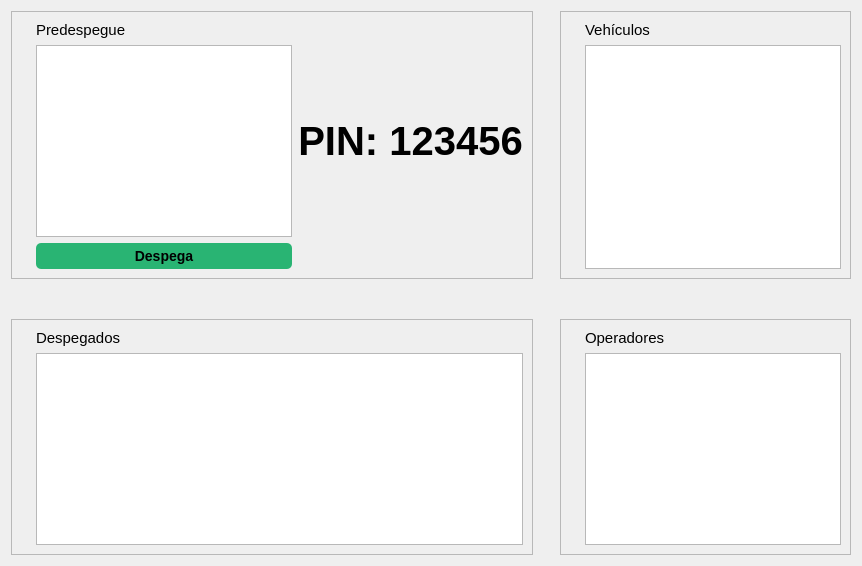
          <widget class="QWidget" name="tabGeneradorPredespegue">
           <attribute name="title">
            <string>6. Despegue</string>
           </attribute>
           <layout class="QGridLayout" name="gridLayout_33">
            <item row="0" column="0">
             <widget class="QFrame" name="frame_37">
              <property name="frameShape">
               <enum>QFrame::StyledPanel</enum>
              </property>
              <property name="frameShadow">
               <enum>QFrame::Raised</enum>
              </property>
              <layout class="QGridLayout" name="gridLayout_7">
               <item row="0" column="0">
                <widget class="QLabel" name="label_103">
                 <property name="font">
                  <font>
                   <pointsize>11</pointsize>
                   <weight>50</weight>
                   <bold>false</bold>
                  </font>
                 </property>
                 <property name="text">
                  <string/>
                 </property>
                 <property name="textFormat">
                  <enum>Qt::AutoText</enum>
                 </property>
                 <property name="pixmap">
                  <pixmap>:/21.png</pixmap>
                 </property>
                 <property name="scaledContents">
                  <bool>false</bool>
                 </property>
                </widget>
               </item>
               <item row="0" column="1">
                <widget class="QLabel" name="label_104">
                 <property name="font">
                  <font>
                   <pointsize>11</pointsize>
                   <weight>50</weight>
                   <bold>false</bold>
                  </font>
                 </property>
                 <property name="text">
                  <string>Predespegue</string>
                 </property>
                </widget>
               </item>
               <item row="1" column="1">
                <widget class="QTableWidget" name="tableWidgetDespeguePredespegue"/>
               </item>
               <item row="1" column="2">
                <widget class="QLabel" name="labelDespeguePIN">
                 <property name="font">
                  <font>
                   <pointsize>30</pointsize>
                   <weight>75</weight>
                   <bold>true</bold>
                  </font>
                 </property>
                 <property name="text">
                  <string>PIN: 123456</string>
                 </property>
                 <property name="alignment">
                  <set>Qt::AlignCenter</set>
                 </property>
                </widget>
               </item>
               <item row="2" column="1">
                <widget class="QPushButton" name="pushButtonDespegueDespega">
                 <property name="styleSheet">
                  <string notr="true">QPushButton#pushButtonDespegueDespega {
background-color: rgb(41, 180, 115);
border-radius: 5px;
font: bold 14px;
padding: 5px;
} </string>
                 </property>
                 <property name="text">
                  <string>Despega</string>
                 </property>
                </widget>
               </item>
              </layout>
             </widget>
            </item>
            <item row="0" column="2">
             <widget class="QFrame" name="frame_38">
              <property name="frameShape">
               <enum>QFrame::StyledPanel</enum>
              </property>
              <property name="frameShadow">
               <enum>QFrame::Raised</enum>
              </property>
              <layout class="QGridLayout" name="gridLayout_60">
               <item row="0" column="0">
                <widget class="QLabel" name="label_105">
                 <property name="font">
                  <font>
                   <pointsize>11</pointsize>
                   <weight>50</weight>
                   <bold>false</bold>
                  </font>
                 </property>
                 <property name="text">
                  <string/>
                 </property>
                 <property name="textFormat">
                  <enum>Qt::AutoText</enum>
                 </property>
                 <property name="pixmap">
                  <pixmap>:/27.png</pixmap>
                 </property>
                 <property name="scaledContents">
                  <bool>false</bool>
                 </property>
                </widget>
               </item>
               <item row="1" column="1">
                <widget class="QTableWidget" name="tableWidgetDespegueVehiculos"/>
               </item>
               <item row="0" column="1">
                <widget class="QLabel" name="label_106">
                 <property name="font">
                  <font>
                   <pointsize>11</pointsize>
                   <weight>50</weight>
                   <bold>false</bold>
                  </font>
                 </property>
                 <property name="text">
                  <string>Vehículos</string>
                 </property>
                </widget>
               </item>
              </layout>
             </widget>
            </item>
            <item row="2" column="0" rowspan="2">
             <widget class="QFrame" name="frame_40">
              <property name="frameShape">
               <enum>QFrame::StyledPanel</enum>
              </property>
              <property name="frameShadow">
               <enum>QFrame::Raised</enum>
              </property>
              <layout class="QGridLayout" name="gridLayout_39">
               <item row="0" column="0">
                <widget class="QLabel" name="label_109">
                 <property name="font">
                  <font>
                   <pointsize>11</pointsize>
                   <weight>50</weight>
                   <bold>false</bold>
                  </font>
                 </property>
                 <property name="text">
                  <string/>
                 </property>
                 <property name="textFormat">
                  <enum>Qt::AutoText</enum>
                 </property>
                 <property name="pixmap">
                  <pixmap>:/21.png</pixmap>
                 </property>
                 <property name="scaledContents">
                  <bool>false</bool>
                 </property>
                </widget>
               </item>
               <item row="0" column="1">
                <widget class="QLabel" name="label_110">
                 <property name="font">
                  <font>
                   <pointsize>11</pointsize>
                   <weight>50</weight>
                   <bold>false</bold>
                  </font>
                 </property>
                 <property name="text">
                  <string>Despegados</string>
                 </property>
                </widget>
               </item>
               <item row="1" column="1">
                <widget class="QTableWidget" name="tableWidgetDespegueDespegados"/>
               </item>
              </layout>
             </widget>
            </item>
            <item row="2" column="2" rowspan="2">
             <widget class="QFrame" name="frame_39">
              <property name="frameShape">
               <enum>QFrame::StyledPanel</enum>
              </property>
              <property name="frameShadow">
               <enum>QFrame::Raised</enum>
              </property>
              <layout class="QGridLayout" name="gridLayout_61">
               <item row="1" column="1">
                <widget class="QTableWidget" name="tableWidgetDespegueOperadores"/>
               </item>
               <item row="0" column="0">
                <widget class="QLabel" name="label_107">
                 <property name="font">
                  <font>
                   <pointsize>11</pointsize>
                   <weight>50</weight>
                   <bold>false</bold>
                  </font>
                 </property>
                 <property name="text">
                  <string/>
                 </property>
                 <property name="textFormat">
                  <enum>Qt::AutoText</enum>
                 </property>
                 <property name="pixmap">
                  <pixmap>:/27.png</pixmap>
                 </property>
                 <property name="scaledContents">
                  <bool>false</bool>
                 </property>
                </widget>
               </item>
               <item row="0" column="1">
                <widget class="QLabel" name="label_108">
                 <property name="font">
                  <font>
                   <pointsize>11</pointsize>
                   <weight>50</weight>
                   <bold>false</bold>
                  </font>
                 </property>
                 <property name="text">
                  <string>Operadores</string>
                 </property>
                </widget>
               </item>
              </layout>
             </widget>
            </item>
            <item row="1" column="1">
             <widget class="QLabel" name="label_50">
              <property name="font">
               <font>
                <pointsize>18</pointsize>
                <weight>75</weight>
                <bold>true</bold>
               </font>
              </property>
              <property name="text">
               <string/>
              </property>
              <property name="pixmap">
               <pixmap>:/25.png</pixmap>
              </property>
              <property name="alignment">
               <set>Qt::AlignCenter</set>
              </property>
             </widget>
            </item>
           </layout>
          </widget>
